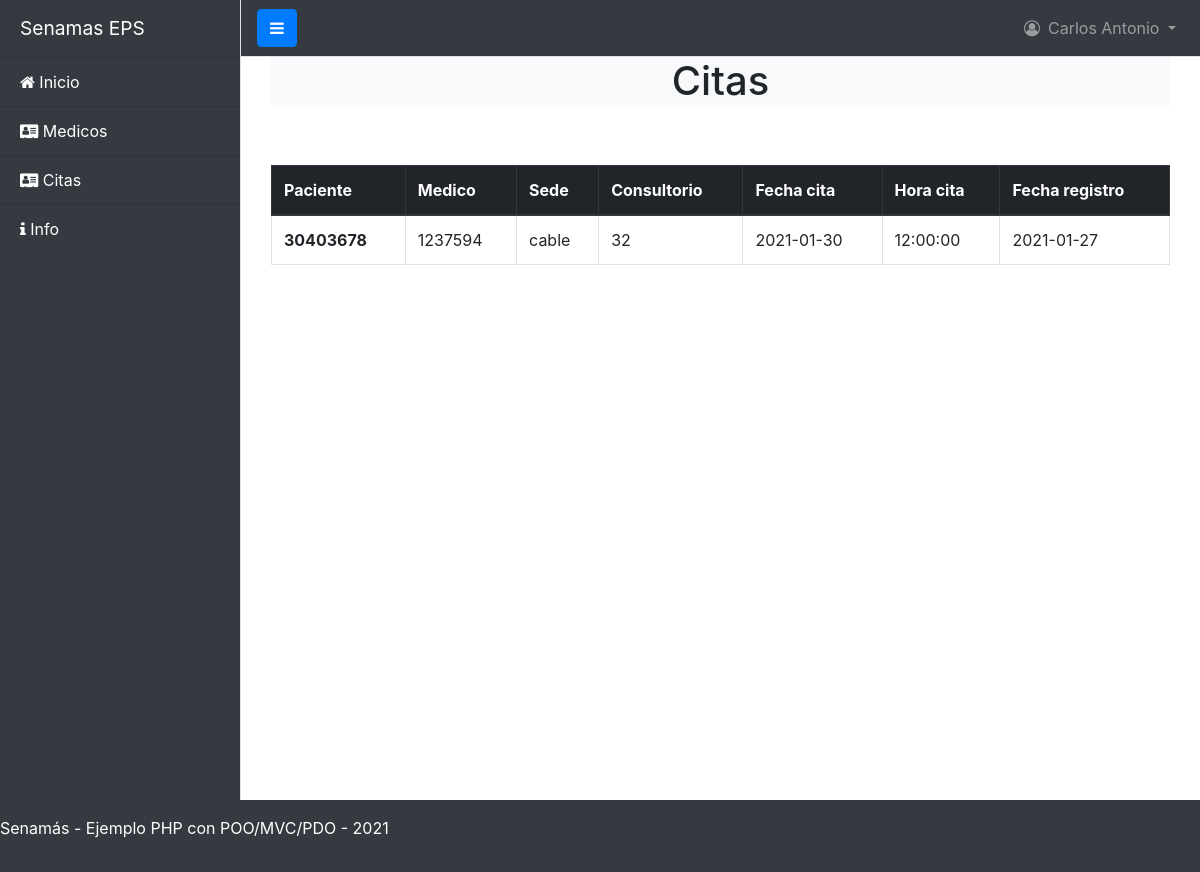
/index.php?controller=Citas&action=ItemView (signed in), run on the app's committed database.
### tables this page shows
CREATE TABLE `citas` (
  `id` int(11) NOT NULL,
  `paciente_documento` varchar(255) DEFAULT NULL,
  `medico_cod` varchar(255) DEFAULT NULL,
  `sede` varchar(255) DEFAULT NULL,
  `consultorio` varchar(255) DEFAULT NULL,
  `fecha_cita` date DEFAULT NULL,
  `hora_cita` time DEFAULT NULL,
  `fecha_registro` date DEFAULT NULL
);

### controllers/CitasController.php (called while the page is built, shortened)
<?php
class CitasController extends BaseController
{
        public function __construct()
        {
                $this->layout = "admin_layout.php";
        }
        public function ItemView(){
                $cita_obj = new Cita();
                $allCitas = $cita_obj->getAll();
               require_once 'views/layouts/'.$this->layout;
        }
}

### core/Connection.php (called while the page is built, shortened)
<?php
abstract class Connection
{
    public function __construct()
    {
        try
        {
            $this->dbConnection = new PDO(DB_DRIVER . ':host=' . DB_HOST . ';dbname=' . DB_NAME, DB_USER, DB_PASS);
        } catch (PDOException $ex) {
            echo $ex->getMessage();
            die();
        }
    }
}
?>

### models/Cita.class.php (called while the page is built, shortened)
<?php
class Cita extends BaseModel
{
        public function __construct($paciente_documento=null,
        $medico_cod=null,$sede= null, $consultorio=null,$fecha_cita=null,$hora_cita= null, $fecha_registro=null)
        {
                $this->table = "citas";
        }
}

### core/BaseModel.php (called while the page is built, shortened)
<?php
class BaseModel extends Connection
{
    protected $table;
    public function getAll()
    {
        try {
            $sql = $this->dbConnection->prepare("SELECT * FROM ".$this->table);
            $sql->execute();
            $resultSet = null;
            while ($row = $sql->fetch(PDO::FETCH_OBJ)) {
                $resultSet[] = $row;
            }
            return $resultSet;
        } catch (PDOException $ex) {
            echo $ex->getMessage();
            die();
        }
    }
}
?>

### views/cita/ItemView.php (the view)
<div class="col">
                    <div class="row">
                        <div class="col-12">
                        <div class="card-title text-center  bg-light font-weight-bold">
                                        <h1>Citas</h1>
                        </div>
                        </div>
                    </div>
                <br>
                <table class="table table-bordered ">
                        <thead class="thead-dark">
                        <th scope="col">Paciente</th>
                        <th scope="col">Medico</th>
                        <th scope="col">Sede</th>
                        <th scope="col">Consultorio</th>
                        <th scope="col">Fecha cita</th>
                        <th scope="col">Hora cita</th>
                        <th scope="col">Fecha registro</th>
                        </thead>
                    <?php
                    $all = function($dato1,$dato2,$allCitas){
                    if (isset($allCitas)) {
                        foreach ($allCitas as $row) {
                           if($dato1 != "" && $dato2 != ""){
                                if($dato1 == $row->medico_cod && $dato2 == $row->fecha_cita ){
                                    ?>
                                            <tbody>
                                                <tr>
                                                    <th><?php echo $row->paciente_documento ?></th>
                                                    <td><?php echo $row->medico_cod; ?></td>
                                                    <td><?php echo $row->sede; ?></td>
                                                    <td><?php echo $row->consultorio; ?></td>
                                                    <td><?php echo $row->fecha_cita; ?></td>
                                                    <td><?php echo $row->hora_cita; ?></td>
                                                    <td><?php echo $row->fecha_registro; ?></td>
                                                </tr>
                                            </tbody>
                                            <br>
                                        <?php
                                }
                            }else if($dato1 != "" && $dato2 == ""){
                                if($dato1 == $row->medico_cod){
                                    ?>
                                            <tbody>
                                                <tr>
                                                    <th><?php echo $row->paciente_documento ?></th>
                                                    <td><?php echo $row->medico_cod; ?></td>
                                                    <td><?php echo $row->sede; ?></td>
                                                    <td><?php echo $row->consultorio; ?></td>
                                                    <td><?php echo $row->fecha_cita; ?></td>
                                                    <td><?php echo $row->hora_cita; ?></td>
                                                    <td><?php echo $row->fecha_registro; ?></td>
                                                </tr>
                                            </tbody>
                                            <br>
                                        <?php
                                }
                            }else if($dato1 == "" && $dato2 != ""){
                                if($dato2 == $row->fecha_cita){
                                    ?>
                                            <tbody>
                                                <tr>
                                                    <th><?php echo $row->paciente_documento ?></th>
                                                    <td><?php echo $row->medico_cod; ?></td>
                                                    <td><?php echo $row->sede; ?></td>
                                                    <td><?php echo $row->consultorio; ?></td>
                                                    <td><?php echo $row->fecha_cita; ?></td>
                                                    <td><?php echo $row->hora_cita; ?></td>
                                                    <td><?php echo $row->fecha_registro; ?></td>
                                                </tr>
                                            </tbody>
                                            <br>
                                        <?php
                                }
                            }
                        }
                    }
                };
                $codMed= $cod;
                $fechCit= $fecha;
                $allcit= $allCitas;
                    $all($codMed,$fechCit,$allcit);
                    ?>
                </table>
            <br><br>
        </div>
        </div>

### data on the page
citas: paciente_documento "30403678", medico_cod "1237594", sede "cable", consultorio "32", fecha_cita "2021-01-30", hora_cita "12:00:00", fecha_registro "2021-01-27"

### other printed values
$_SESSION['nombre'] "Carlos Antonio"
